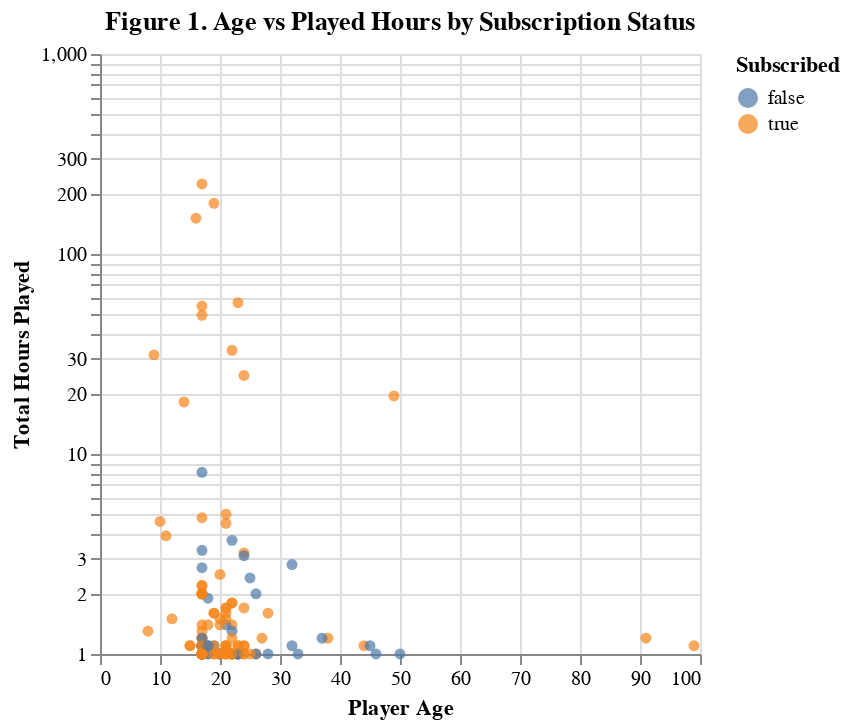

Notebook source saved alongside this figure:
### Markdown cell above
## Figure 1. Age vs Played Hours Coloured by Subscription Status

### Code cell
scatter = alt.Chart(train_df).mark_circle(opacity=0.7).encode(
    x=alt.X("age", title="Player Age"),
    y=alt.Y("played_hours", title="Total Hours Played").scale(type="log"),
    color=alt.Color("subscribe:N", title="Subscribed")
        
).properties(
    title="Figure 1. Age vs Played Hours by Subscription Status",
)
scatter

### Figure 1 — Vega-Lite specification as saved in the notebook (floating-point values rounded to 4 significant figures; data arrays with more than 128 entries replaced by an {"elided": "..."} marker saying what was removed)
{"config": {"view": {"continuousWidth": 300, "continuousHeight": 300}}, "data": {"name": "data-e8eba421be1e622528059d89dd453de3"}, "mark": {"type": "circle", "opacity": 0.7}, "encoding": {"color": {"field": "subscribe", "title": "Subscribed", "type": "nominal"}, "x": {"field": "age", "title": "Player Age", "type": "quantitative"}, "y": {"field": "played_hours", "scale": {"type": "log"}, "title": "Total Hours Played", "type": "quantitative"}}, "title": "Figure 1. Age vs Played Hours by Subscription Status", "$schema": "https://vega.github.io/schema/vega-lite/v5.20.1.json", "datasets": {"data-e8eba421be1e622528059d89dd453de3": {"elided": "156 records"}}}
